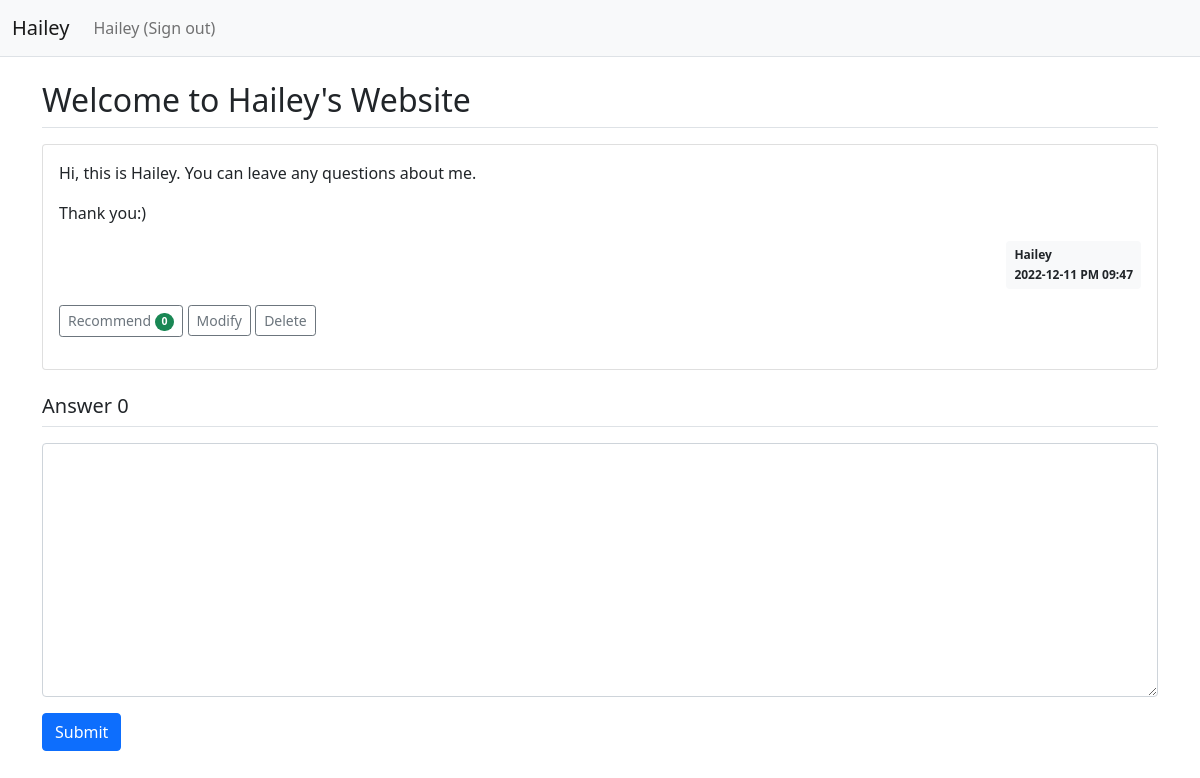
/question/detail/1/ (signed in), run on the app's committed database.
### pybo/models.py (models this page shows)
class User(db.Model):
    id = db.Column(db.Integer, primary_key=True)
    username = db.Column(db.String(150), unique=True, nullable=False)
    password = db.Column(db.String(200), nullable=False)
    email = db.Column(db.String(120), unique=True, nullable=False)

class Question(db.Model):
    id = db.Column(db.Integer, primary_key=True)
    subject = db.Column(db.String(200), nullable=False)
    content = db.Column(db.Text(), nullable=False)
    create_date = db.Column(db.DateTime(), nullable=False)
    user_id = db.Column(db.Integer, db.ForeignKey('user.id', ondelete='CASCADE'), nullable=False)
    user = db.relationship('User', backref=db.backref('question_set'))
    modify_date = db.Column(db.DateTime(), nullable=True)
    voter = db.relationship('User', secondary=question_voter, backref=db.backref('question_voter_set'))

### pybo/views/question_views.py (the view)
@bp.route('/detail/<int:question_id>/')
def detail(question_id):
    form = AnswerForm()
    question = Question.query.get_or_404(question_id)
    return render_template('question/question_detail.html', question=question, form=form)

### pybo/forms.py
class AnswerForm(FlaskForm):
    content = TextAreaField('Content', validators=[DataRequired('Content is necessary')])

### pybo/filter.py (called while the page is built)
def format_datetime(value, fmt='%Y-%m-%d %p %I:%M'):
    return value.strftime(fmt)

### pybo/views/auth_views.py (called while the page is built)
@bp.before_app_request
def load_logged_in_user():
    user_id = session.get('user_id')
    if user_id is None:
        g.user = None
    else:
        g.user = User.query.get(user_id)

### pybo/templates/question/question_detail.html (shortened to what this page needs)
{% extends 'base.html' %}
{% block content %}
<div class="container my-3">
    <h2 class="border-bottom py-2">{{ question.subject }}</h2>
    <div class="card my-3">
        <div class="card-body">
            <div class="card-text" >{{ question.content|markdown }}</div>
            <div class="d-flex justify-content-end">
                <div class="badge bg-light text-dark p-2 text-start">
                    <div class="mb-2">{{ question.user.username }}</div>
                    <div>{{ question.create_date|datetime }}</div>
                </div>
            </div>
            <div class="my-3">
                <a href="javascript:void(0)" data-uri="{{ url_for('question.vote', question_id=question.id) }}"
               class="recommend btn btn-sm btn-outline-secondary"> Recommend
                <span class="badge rounded-pill bg-success">{{ question.voter|length }}</span>
                </a>
                {% if g.user == question.user %}
                <a href="{{ url_for('question.modify', question_id=question.id) }}"
                   class="btn btn-sm btn-outline-secondary">Modify</a>
                <a href="javascript:void(0)" class="delete btn btn-sm btn-outline-secondary"
                   data-uri="{{ url_for('question.delete', question_id=question.id) }}">Delete</a>
                {% endif %}
            </div>
        </div>
    </div>
    <h5 class="border-bottom my-3 py-2"> Answer {{ question.answer_set|length }}</h5>
    <form action="{{ url_for('answer.create', question_id=question.id) }}" method="post" class="my-3">
        <div class="mb-3">
            <textarea {% if not g.user %}disabled{% endif %}
                    name="content" id="content" class="form-control" rows="10"></textarea>
        </div>
        <input type="submit" value="Submit" class="btn btn-primary">
    </form>
</div>
{% endblock %}

### pybo/templates/navbar.html (shortened to what this page needs)
<nav class="navbar navbar-expand-lg navbar-light bg-light border-bottom">
    <div class="container-fluid">
        <a class="navbar-brand" href="{{ url_for('main.index') }}">Hailey</a>
        <div class="collapse navbar-collapse" id="navbarSupportedContent">
            {% if g.user %}
            <ul class="navbar-nav">
                <li class="nav-item ">
                    <a class="nav-link" href="{{url_for('auth.logout')}}">{{ g.user.username }} (Sign out)</a>
                </li>
            </ul>
            {% endif %}
        </div>
    </div>
</nav>

### data on the page
User: user.username "Hailey"
Question: subject "Welcome to Hailey's Website", content "Hi, this is Hailey. You can leave any questions about me. Thank you:)", create_date "2022-12-11 PM 09:47"

### other printed values
{{ question.voter|length }} "0"
{{ question.answer_set|length }} "0"
